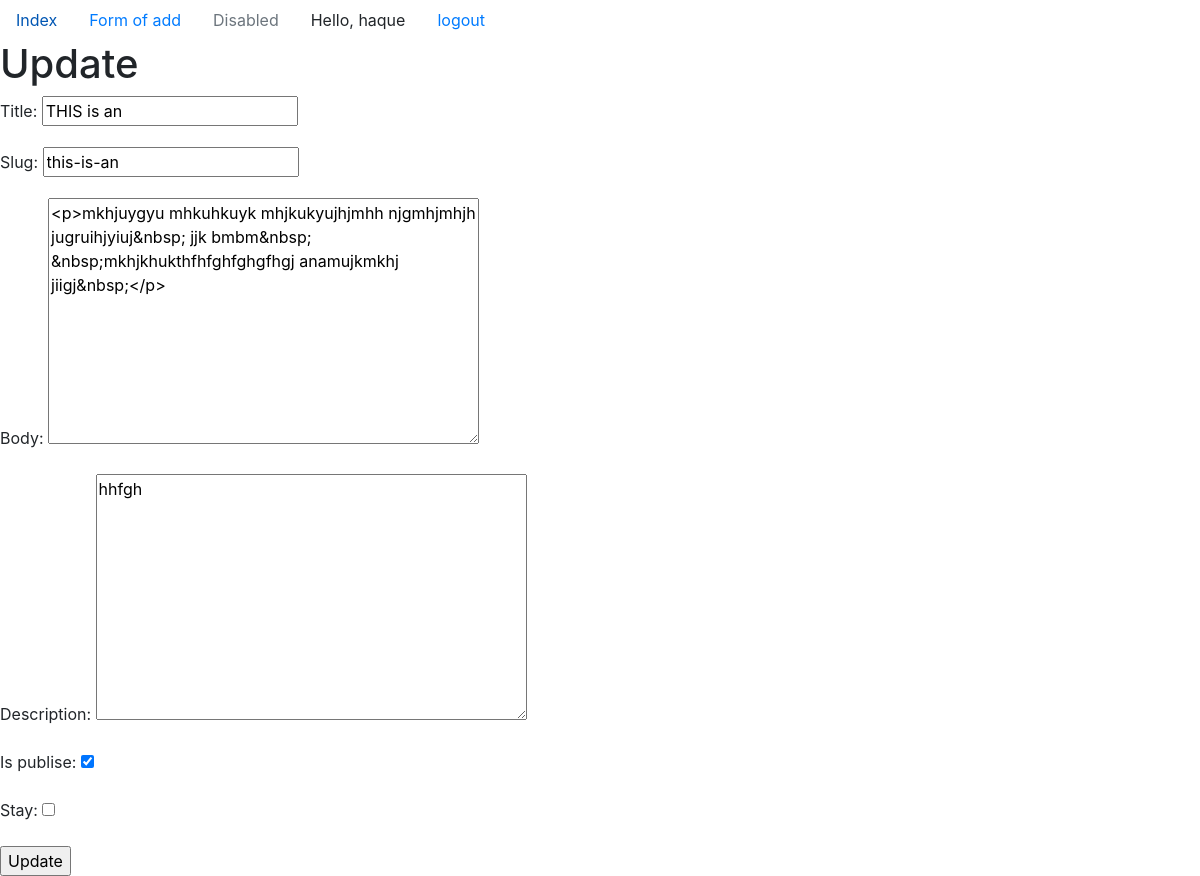
The page /edit/post/this-is-an/ (signed in) on the database its author committed.
### editorapp/models.py (models this page shows, shortened)
class Article(models.Model):
    title = models.CharField(max_length=150)
    slug  =models.SlugField(null=True, blank=True)
    body = RichTextUploadingField(null=True, blank=True)
    description = models.TextField(null=True, blank=True)
    date = models.DateTimeField(auto_now_add=True, blank=True)
    Is_publise =models.BooleanField(default='',blank=True)
    stay=models.BooleanField(default=False, blank=True)

### editorapp/views.py (the view, shortened to what this page needs)
# urls.py: path('edit/post/<slug:slug>/', views.edit_post, name='edit_post'),
@login_required(login_url='login')
def edit_post(request,slug=None):
    now = datetime.now()
    items= Article.objects.get(slug=slug)
    form =ArticleForm(instance=items)
    user=get_user_model()
    users=User.objects.all()
    p= (now.hour, now.minute, now.second)
    print()
    try:
        lock_for_session(items, request.session)
    except AlreadyLockedError:
        return HttpResponseForbidden("This resource is locked, sorry !")
    return render(request,'edit.html',{'form':form})

### editorapp/forms.py
class ArticleForm(ModelForm):
     class Meta:
         model= Article
         fields = '__all__'

### templates/edit.html (shortened to what this page needs)
{% extends 'base.html' %}
{% block body_block %}
<h1>  Update</h1>
<form action="" method="POST">
    {{form.as_p}}
    <input type="submit" name="submit" value="Update">
</form>
{% endblock %}

### templates/base.html (shortened to what this page needs)
<!DOCTYPE html>
<html lang="en">
<head>
    <link rel="stylesheet" href="https://stackpath.bootstrapcdn.com/bootstrap/4.5.2/css/bootstrap.min.css">
    {% load static %}
    {% load notifications_tags %}
</head>
<body>
    <ul class="nav">
        <li class="nav-item">
          <a class="nav-link " href="{% url 'all_post' %}">Index</a>
        </li>
        <li class="nav-item">
          <a class="nav-link" href="{% url 'add_post' %}"> Form of add</a>
        </li>
          {% notifications_unread as unread_count %}
        <li class="nav-item">
          <a class="nav-link disabled" href="#" tabindex="-1" aria-disabled="true">Disabled</a>
        </li>
        <span class="nav-link ">Hello, {{ request.user }}</span>
        <span><a class="nav-link " href="{% url 'logout'%}">  logout</a></span>
      </ul>
       {% block body_block %}
       {% endblock %}
</body>
</html>

### rows shown on the page
Article: title "THIS is an", slug "this-is-an", body "<p>mkhjuygyu mhkuhkuyk mhjkukyujhjmhh njgmhjmhjh jugruihjyiuj&nbsp; jjk bmbm&nbsp; &nbsp;mkhjkhukthfhfghfghgfhgj anamujkmkhj jiigj&nbsp;</p>", description "hhfgh", Is_publise "☑"

### other values the page prints
{{ request.user }} "haque"
